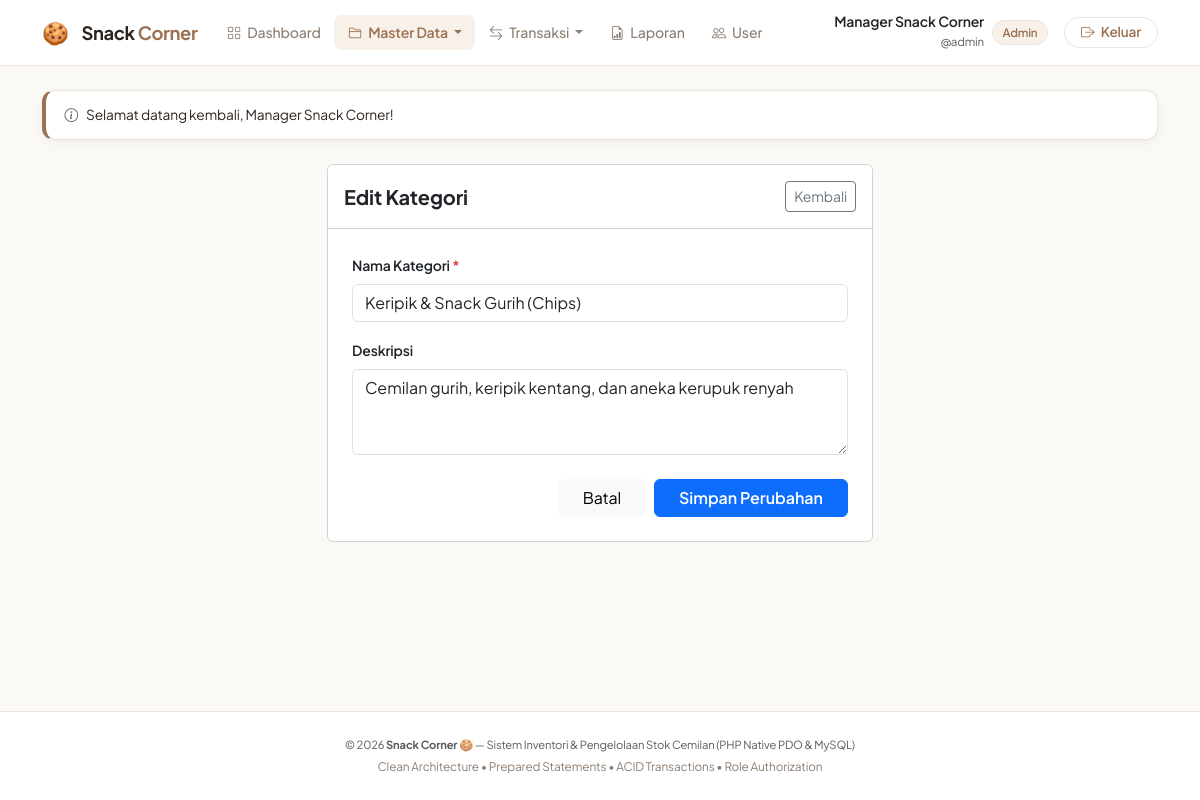
Page /public/categories/edit.php?id=2 (signed in) on the committed database.
### tables this page shows
CREATE TABLE categories (
    id INT AUTO_INCREMENT PRIMARY KEY,
    name VARCHAR(100) NOT NULL UNIQUE,
    description TEXT NULL,
    created_at TIMESTAMP DEFAULT CURRENT_TIMESTAMP
);

### helpers/auth.php (called while the page is built, shortened)
<?php
function url(string $path = ''): string
{
    $path = ltrim($path, '/');
    return BASE_URL . ($path ? '/' . $path : '');
}

### helpers/validation.php (called while the page is built, shortened)
<?php
function validate_int($value, ?int $min = null, ?int $max = null)
{
    $options = [];
    if ($min !== null) $options['min_range'] = $min;
    $filterOptions = !empty($options) ? ['options' => $options] : 0;
    return filter_var($value, FILTER_VALIDATE_INT, $filterOptions);
}

### helpers/escape.php (called while the page is built, shortened)
<?php
function e($value): string
{
    return htmlspecialchars((string) $value, ENT_QUOTES, 'UTF-8');
}

### public/categories/edit.php (the view, shortened to what this page needs)
<?php
require_once __DIR__ . '/../../config/database.php';
require_once __DIR__ . '/../../helpers/escape.php';
require_once __DIR__ . '/../../helpers/auth.php';
require_once __DIR__ . '/../../helpers/validation.php';
$id = validate_int($_GET['id'] ?? null, 1);
$stmt = $pdo->prepare('SELECT * FROM categories WHERE id = :id');
$stmt->execute(['id' => $id]);
$category = $stmt->fetch();
$name = $category['name'];
$description = $category['description'];
include __DIR__ . '/../../views/header.php';
?>
<div class="row justify-content-center">
    <div class="col-md-6">
        <div class="card">
            <div class="card-header bg-white py-3 d-flex justify-content-between align-items-center">
                <h5 class="fw-bold mb-0 text-dark">Edit Kategori</h5>
                <a href="<?= url('categories/index.php') ?>" class="btn btn-sm btn-outline-secondary">Kembali</a>
            </div>
            <div class="card-body p-4">
                <form method="POST" action="<?= url('categories/edit.php?id=' . $id) ?>">
                    <div class="mb-3">
                        <label for="name" class="form-label small fw-semibold">Nama Kategori <span class="text-danger">*</span></label>
                        <input type="text" class="form-control" id="name" name="name" value="<?= e($name) ?>" required>
                    </div>
                    <div class="mb-4">
                        <label for="description" class="form-label small fw-semibold">Deskripsi</label>
                        <textarea class="form-control" id="description" name="description" rows="3"><?= e($description) ?></textarea>
                    </div>
                    <div class="d-flex justify-content-end gap-2">
                        <a href="<?= url('categories/index.php') ?>" class="btn btn-light px-4">Batal</a>
                        <button type="submit" class="btn btn-primary px-4 fw-semibold">Simpan Perubahan</button>
                    </div>
                </form>
            </div>
        </div>
    </div>
</div>
<?php include __DIR__ . '/../../views/footer.php'; ?>

### public/css/style.css (style rules this page uses)
:root { --coksu-primary: #9c7152; --coksu-primary-hover: #865e41; --coksu-primary-active: #724f35; --coksu-light: #f7f1ea; --coksu-light-hover: #efe4d8; --coksu-border: #ede4db; --coksu-border-subtle: #f3ece4; --body-bg: #fbf9f6; --card-bg: #ffffff; --text-heading: #2d241e; --text-body: #4a3e35; --text-muted: #8c7e73; --text-subtle: #b3a59a; --accent-success: #448358; --accent-success-bg: #eff7f2; --accent-danger: #c24d4d; --accent-danger-bg: #fdf2f2; --accent-info: #5a7d9a; --accent-info-bg: #f0f5fa; --accent-warning: #c27f38; --accent-warning-bg: #fdf7ee; --radius-sm: 8px; --radius-md: 12px; --radius-lg: 16px; --radius-pill: 50px; --shadow-subtle: 0 1px 3px rgba(60, 45, 35, 0.03), 0 4px 16px rgba(60, 45, 35, 0.04); --shadow-card: 0 2px 12px rgba(60, 45, 35, 0.035), 0 8px 24px rgba(60, 45, 35, 0.03); --shadow-dropdown: 0 10px 30px rgba(60, 45, 35, 0.08); }
body { background-color: var(--body-bg); color: var(--text-body); font-family: 'Plus Jakarta Sans', system-ui, -apple-system, sans-serif; min-height: 100vh; display: flex; flex-direction: column; letter-spacing: -0.01em; -webkit-font-smoothing: antialiased; }

### rows in the picture
categories: name "Keripik & Snack Gurih (Chips)", description "Cemilan gurih, keripik kentang, dan aneka kerupuk renyah"

### other values in the picture
$currentUser['full_name'] "Manager Snack Corner"
$currentUser['username'] "admin"
$flash['message'] "Selamat datang kembali, Manager Snack Corner!"
